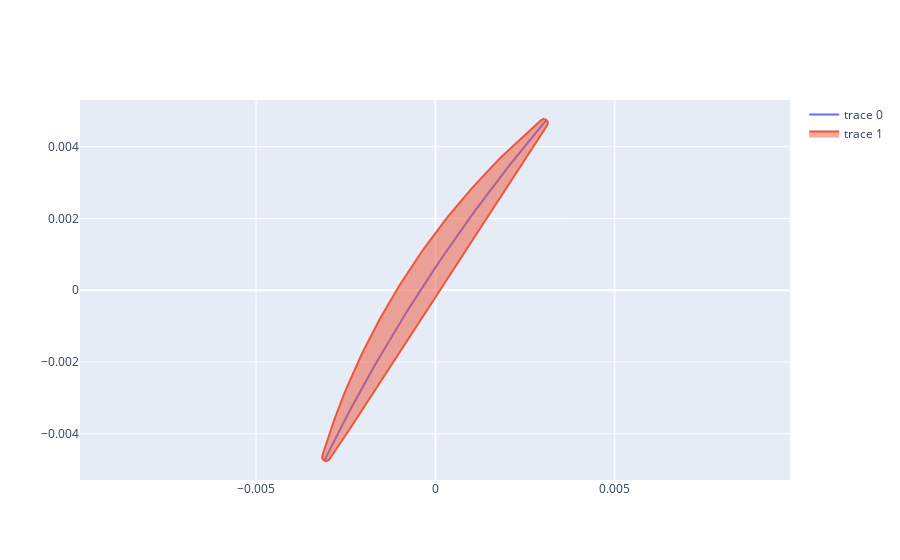

Write notebook code for a chart like this one.
### Code cell
from tests.designs import mark1
from turbodesigner.cad.blade import BladeCadModel
from jupyter_cadquery import show
import numpy as np

blade_row = mark1.stages[5].stator
blade_row.airfoils[0].visualize(50, 50)
blade_profile = BladeCadModel.blade_profile(blade_row.to_export())
show(blade_profile)
